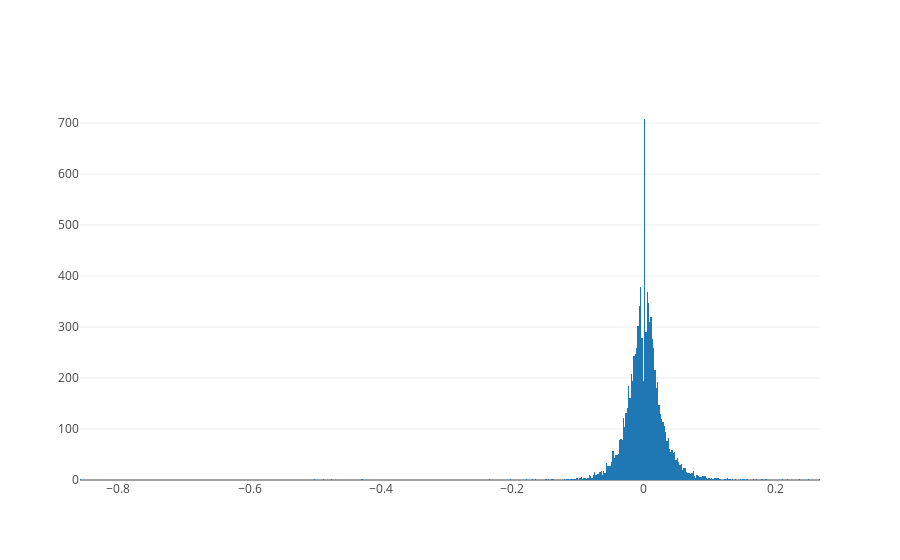

Here is the notebook cell this chart was saved with:
### Markdown cell above
## Histogram (percentage changes)

### Code cell
trace = go.Histogram(x=opening_price.pct_change())

data = [trace]
figure = dict(data=data)
iplot(figure)

### Figure 1 — Plotly figure (JSON) as saved in the notebook; plotly's stock layout.template omitted (floating-point values rounded to 4 significant figures; data arrays with more than 128 entries replaced by an {"elided": "..."} marker saying what was removed)
{"data": [{"type": "histogram", "uid": "1644ff4f-a19c-47a4-96aa-9a0c0f3a64e6", "x": {"elided": "9400 float values"}}], "layout": {}}
